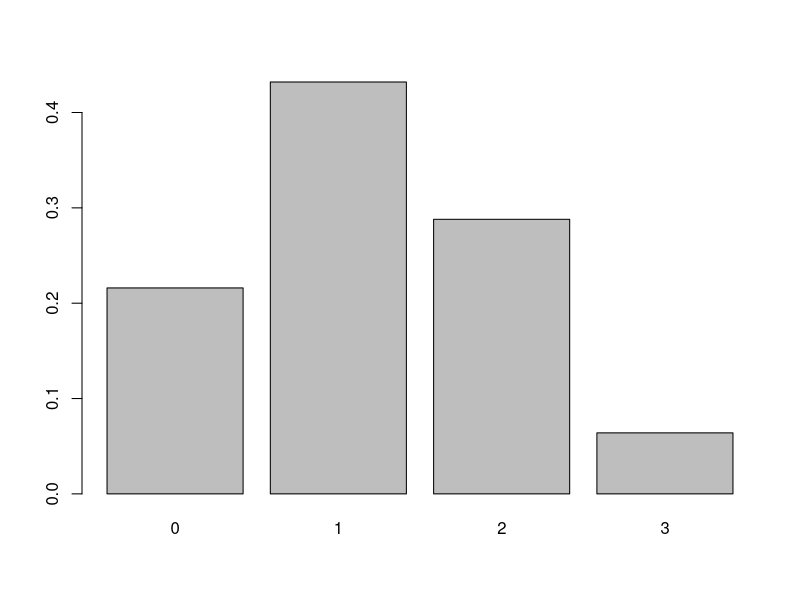
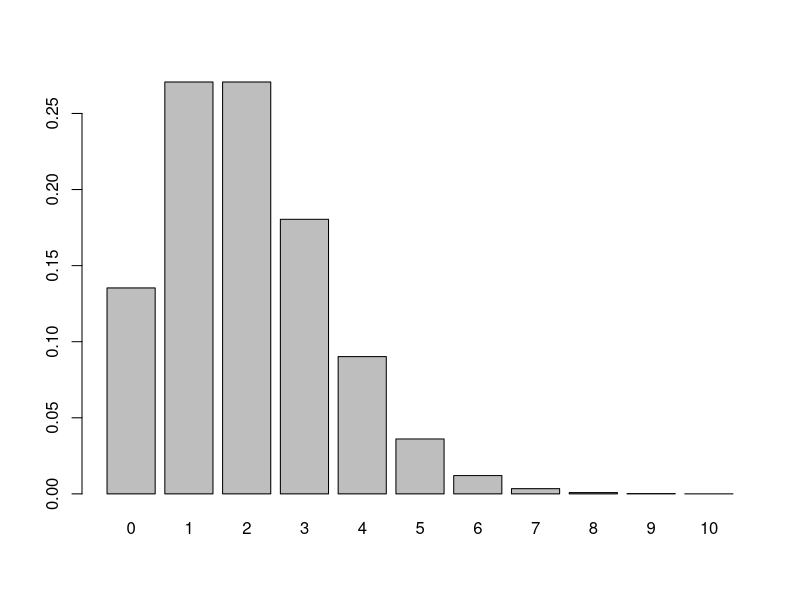

R code for these plots, in order:
# Exercício 01 - Custo de Antibióticos
C <- c(1, 1.1, 1.2, 1.3,1.4) # seq(1,1.4,0.1)
pc <- c(0.2, 0.3, 0.2, 0.2, 0.1)
sum(pc)

# Esperanção matemática - média da distribuição de probabilidade
sum(C*pc)

# Variância da distrbuiçãod e probabilidade
sum(C^2*pc) - sum(C*pc)^2

# item b

R <- 1.5*C+0.1
R
# Esperanca de R
sum(R*pc)

# Variancia de R
sum(R^2*pc) - sum(R*pc)^2
# Binomial no r
n <- 3
p <- 2/5
x <- 0:n
px<-dbinom(x,n,p)
barplot(px, names=x)
px

# Esperança
n*p

# Variancia
n*p*(1-p)

## Usamos a soma das probabilidade
n <- 6
p <- 0.5
pbinom(3,n,p) # soma até um valor as probabilidades
# Poisson
lambda = 2
x = 4
exp(-lambda)*lambda^x/factorial(x)
# ou
dpois(x,lambda)
lambda = 2
n = 10
x <- 0:n
px<- dpois(x,lambda)
barplot(px, names=x)

# exercicio 2, particulas alpha
lambda = 5
1-ppois(2,lambda)

# item b
lambda_novo = lambda*2
ppois(4, lambda_novo)









